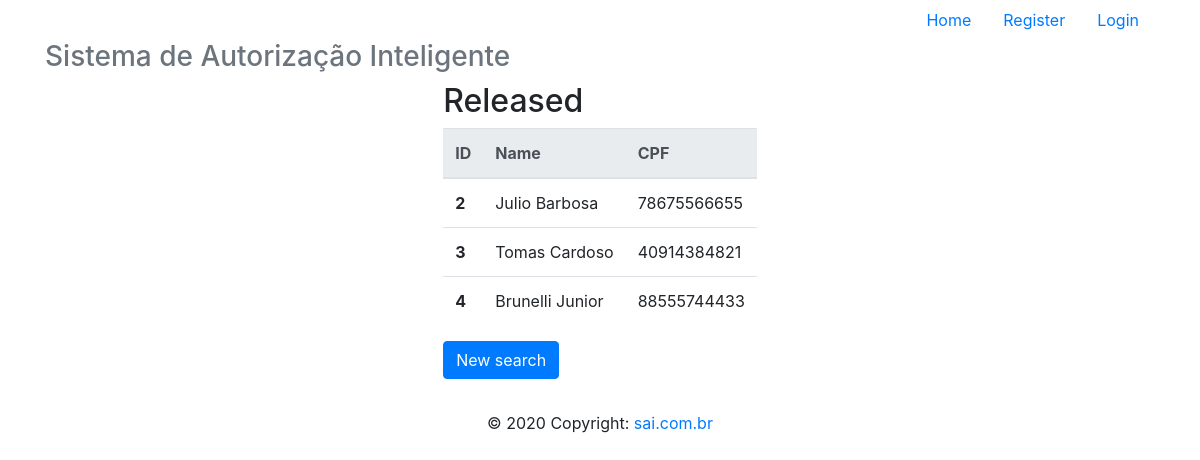
The app's page /readAllReleased/juliocb with its own data.
### app/models/tables.py (models this page shows, shortened)
class Released(db.Model):
    __tablename__ = "released"
    id = db.Column(db.Integer, primary_key=True)
    name = db.Column(db.String)
    cpf = db.Column(db.String, unique=True)
    user_id = db.Column(db.Integer, db.ForeignKey('users.id'))
    user = db.relationship('User', foreign_keys=user_id)

### app/controllers/default.py (the view)
@app.route("/readAllReleased/<username>", methods=['GET', 'POST'])
@app.route("/readAllReleased", methods=['GET', 'POST'])
def readAllReleased(username):
    user = User.query.filter_by(username=username).first()
    lista = Released.query.filter_by(user_id=user.id)
    return render_template('readAllReleased.html',
                            lista=lista)

### app/templates/readAllReleased.html
{% extends 'base.html' %}
{% block content %}
    <div class="d-flex justify-content-center">
        <div class="form-group">
                <h2>Released</h2>
            <table class="table">
                <thead class="thead-light">
                <tr>
                    <th scope="col">ID</th>
                    <th scope="col">Name</th>
                    <th scope="col">CPF</th>
                </tr>
                </thead>
                <tbody>
                    {% for released in lista %}
                        <tr>
                            <th scope="row">{{ released.id }}</th>
                            <td>{{ released.name }}</td>
                            <td>{{ released.cpf }}</td>
                        </tr>
                    {% endfor %}
                </tbody>
            </table>
            <form action="{{ url_for('readReleased', username=current_user.username) }}" method="POST">
                <button type="submit" class="btn btn-primary" name="newSearch">New search</button>
            </form>
        </div>
    </div>
{% endblock %}

### records on screen
Released: id "2", name "Julio Barbosa", cpf "78675566655"
Released: id "3", name "Tomas Cardoso", cpf "40914384821"
Released: id "4", name "Brunelli Junior", cpf "88555744433"
